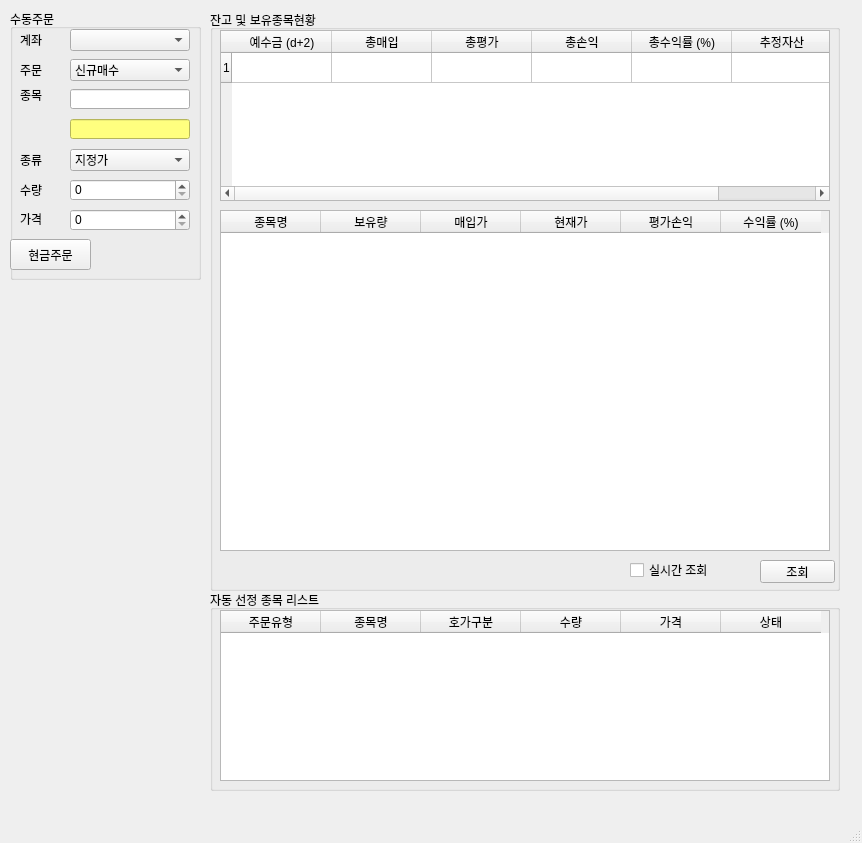
<?xml version="1.0" encoding="UTF-8"?>
<ui version="4.0">
 <class>MainWindow</class>
 <widget class="QMainWindow" name="MainWindow">
  <property name="geometry">
   <rect>
    <x>0</x>
    <y>0</y>
    <width>862</width>
    <height>843</height>
   </rect>
  </property>
  <property name="windowTitle">
   <string>AutoI v0.2</string>
  </property>
  <property name="windowIcon">
   <iconset>
    <normaloff>../../../../AutoI_icon.png</normaloff>../../../../AutoI_icon.png</iconset>
  </property>
  <property name="styleSheet">
   <string notr="true"/>
  </property>
  <widget class="QWidget" name="centralwidget">
   <widget class="QGroupBox" name="groupBox">
    <property name="geometry">
     <rect>
      <x>10</x>
      <y>9</y>
      <width>191</width>
      <height>271</height>
     </rect>
    </property>
    <property name="title">
     <string>수동주문</string>
    </property>
    <widget class="QLabel" name="label">
     <property name="geometry">
      <rect>
       <x>10</x>
       <y>20</y>
       <width>61</width>
       <height>21</height>
      </rect>
     </property>
     <property name="text">
      <string>계좌</string>
     </property>
    </widget>
    <widget class="QComboBox" name="comboBox">
     <property name="geometry">
      <rect>
       <x>60</x>
       <y>20</y>
       <width>120</width>
       <height>22</height>
      </rect>
     </property>
    </widget>
    <widget class="QLabel" name="label_2">
     <property name="geometry">
      <rect>
       <x>10</x>
       <y>50</y>
       <width>61</width>
       <height>21</height>
      </rect>
     </property>
     <property name="text">
      <string>주문</string>
     </property>
    </widget>
    <widget class="QComboBox" name="comboBox_2">
     <property name="geometry">
      <rect>
       <x>60</x>
       <y>50</y>
       <width>120</width>
       <height>22</height>
      </rect>
     </property>
     <item>
      <property name="text">
       <string>신규매수</string>
      </property>
     </item>
     <item>
      <property name="text">
       <string>신규매도</string>
      </property>
     </item>
     <item>
      <property name="text">
       <string>매수취소</string>
      </property>
     </item>
     <item>
      <property name="text">
       <string>매도취소</string>
      </property>
     </item>
    </widget>
    <widget class="QLabel" name="label_3">
     <property name="geometry">
      <rect>
       <x>10</x>
       <y>70</y>
       <width>61</width>
       <height>31</height>
      </rect>
     </property>
     <property name="text">
      <string>종목</string>
     </property>
    </widget>
    <widget class="QLineEdit" name="lineEdit">
     <property name="geometry">
      <rect>
       <x>60</x>
       <y>80</y>
       <width>120</width>
       <height>20</height>
      </rect>
     </property>
    </widget>
    <widget class="QComboBox" name="comboBox_3">
     <property name="geometry">
      <rect>
       <x>60</x>
       <y>140</y>
       <width>120</width>
       <height>22</height>
      </rect>
     </property>
     <item>
      <property name="text">
       <string>지정가</string>
      </property>
     </item>
     <item>
      <property name="text">
       <string>시장가</string>
      </property>
     </item>
    </widget>
    <widget class="QLabel" name="label_4">
     <property name="geometry">
      <rect>
       <x>10</x>
       <y>140</y>
       <width>61</width>
       <height>21</height>
      </rect>
     </property>
     <property name="text">
      <string>종류</string>
     </property>
    </widget>
    <widget class="QLabel" name="label_5">
     <property name="geometry">
      <rect>
       <x>10</x>
       <y>170</y>
       <width>61</width>
       <height>21</height>
      </rect>
     </property>
     <property name="text">
      <string>수량</string>
     </property>
    </widget>
    <widget class="QSpinBox" name="spinBox">
     <property name="geometry">
      <rect>
       <x>60</x>
       <y>170</y>
       <width>120</width>
       <height>22</height>
      </rect>
     </property>
     <property name="maximum">
      <number>1000000</number>
     </property>
    </widget>
    <widget class="QLabel" name="label_6">
     <property name="geometry">
      <rect>
       <x>10</x>
       <y>200</y>
       <width>61</width>
       <height>20</height>
      </rect>
     </property>
     <property name="text">
      <string>가격</string>
     </property>
    </widget>
    <widget class="QSpinBox" name="spinBox_2">
     <property name="geometry">
      <rect>
       <x>60</x>
       <y>200</y>
       <width>120</width>
       <height>22</height>
      </rect>
     </property>
     <property name="prefix">
      <string/>
     </property>
     <property name="maximum">
      <number>10000000</number>
     </property>
     <property name="singleStep">
      <number>100</number>
     </property>
     <property name="value">
      <number>0</number>
     </property>
    </widget>
    <widget class="QPushButton" name="pushButton">
     <property name="geometry">
      <rect>
       <x>0</x>
       <y>230</y>
       <width>81</width>
       <height>31</height>
      </rect>
     </property>
     <property name="text">
      <string>현금주문</string>
     </property>
    </widget>
    <widget class="QLineEdit" name="lineEdit_2">
     <property name="geometry">
      <rect>
       <x>60</x>
       <y>110</y>
       <width>120</width>
       <height>20</height>
      </rect>
     </property>
     <property name="styleSheet">
      <string notr="true">background-color: rgb(255, 255, 127);</string>
     </property>
     <property name="readOnly">
      <bool>true</bool>
     </property>
    </widget>
   </widget>
   <widget class="QGroupBox" name="groupBox_2">
    <property name="geometry">
     <rect>
      <x>210</x>
      <y>10</y>
      <width>630</width>
      <height>581</height>
     </rect>
    </property>
    <property name="title">
     <string>잔고 및 보유종목현황</string>
    </property>
    <widget class="QTableWidget" name="tableWidget">
     <property name="geometry">
      <rect>
       <x>10</x>
       <y>20</y>
       <width>610</width>
       <height>171</height>
      </rect>
     </property>
     <property name="rowCount">
      <number>1</number>
     </property>
     <row/>
     <column>
      <property name="text">
       <string>예수금 (d+2)</string>
      </property>
     </column>
     <column>
      <property name="text">
       <string>총매입</string>
      </property>
     </column>
     <column>
      <property name="text">
       <string>총평가</string>
      </property>
     </column>
     <column>
      <property name="text">
       <string>총손익</string>
      </property>
     </column>
     <column>
      <property name="text">
       <string>총수익률 (%)</string>
      </property>
     </column>
     <column>
      <property name="text">
       <string>추정자산</string>
      </property>
     </column>
    </widget>
    <widget class="QPushButton" name="pushButton_2">
     <property name="geometry">
      <rect>
       <x>550</x>
       <y>550</y>
       <width>75</width>
       <height>23</height>
      </rect>
     </property>
     <property name="text">
      <string>조회</string>
     </property>
    </widget>
    <widget class="QGroupBox" name="groupBox_4">
     <property name="geometry">
      <rect>
       <x>670</x>
       <y>-140</y>
       <width>611</width>
       <height>131</height>
      </rect>
     </property>
     <property name="title">
      <string>잔고확인</string>
     </property>
     <widget class="QTableWidget" name="tableWidget_3">
      <property name="geometry">
       <rect>
        <x>10</x>
        <y>20</y>
        <width>591</width>
        <height>61</height>
       </rect>
      </property>
      <column>
       <property name="text">
        <string>예수금</string>
       </property>
      </column>
      <column>
       <property name="text">
        <string>총매입</string>
       </property>
      </column>
      <column>
       <property name="text">
        <string>총평가</string>
       </property>
      </column>
      <column>
       <property name="text">
        <string>총손익</string>
       </property>
      </column>
      <column>
       <property name="text">
        <string>총수익률</string>
       </property>
      </column>
      <column>
       <property name="text">
        <string>추정자산</string>
       </property>
      </column>
     </widget>
     <widget class="QPushButton" name="pushButton_3">
      <property name="geometry">
       <rect>
        <x>490</x>
        <y>90</y>
        <width>75</width>
        <height>23</height>
       </rect>
      </property>
      <property name="text">
       <string>현금주문</string>
      </property>
     </widget>
    </widget>
    <widget class="QCheckBox" name="checkBox">
     <property name="geometry">
      <rect>
       <x>420</x>
       <y>550</y>
       <width>131</width>
       <height>20</height>
      </rect>
     </property>
     <property name="text">
      <string>실시간 조회</string>
     </property>
    </widget>
    <widget class="QTableWidget" name="tableWidget_2">
     <property name="geometry">
      <rect>
       <x>10</x>
       <y>200</y>
       <width>610</width>
       <height>341</height>
      </rect>
     </property>
     <column>
      <property name="text">
       <string>종목명</string>
      </property>
     </column>
     <column>
      <property name="text">
       <string>보유량</string>
      </property>
     </column>
     <column>
      <property name="text">
       <string>매입가</string>
      </property>
     </column>
     <column>
      <property name="text">
       <string>현재가</string>
      </property>
     </column>
     <column>
      <property name="text">
       <string>평가손익</string>
      </property>
     </column>
     <column>
      <property name="text">
       <string>수익률 (%)</string>
      </property>
     </column>
    </widget>
   </widget>
   <widget class="QGroupBox" name="groupBox_3">
    <property name="geometry">
     <rect>
      <x>210</x>
      <y>590</y>
      <width>630</width>
      <height>201</height>
     </rect>
    </property>
    <property name="title">
     <string>자동 선정 종목 리스트</string>
    </property>
    <widget class="QTableWidget" name="tableWidget_4">
     <property name="geometry">
      <rect>
       <x>10</x>
       <y>20</y>
       <width>610</width>
       <height>171</height>
      </rect>
     </property>
     <column>
      <property name="text">
       <string>주문유형</string>
      </property>
     </column>
     <column>
      <property name="text">
       <string>종목명</string>
      </property>
     </column>
     <column>
      <property name="text">
       <string>호가구분</string>
      </property>
     </column>
     <column>
      <property name="text">
       <string>수량</string>
      </property>
     </column>
     <column>
      <property name="text">
       <string>가격</string>
      </property>
     </column>
     <column>
      <property name="text">
       <string>상태</string>
      </property>
     </column>
    </widget>
   </widget>
  </widget>
  <widget class="QMenuBar" name="menubar">
   <property name="geometry">
    <rect>
     <x>0</x>
     <y>0</y>
     <width>862</width>
     <height>31</height>
    </rect>
   </property>
  </widget>
  <widget class="QStatusBar" name="statusbar"/>
 </widget>
 <resources/>
 <connections/>
</ui>
